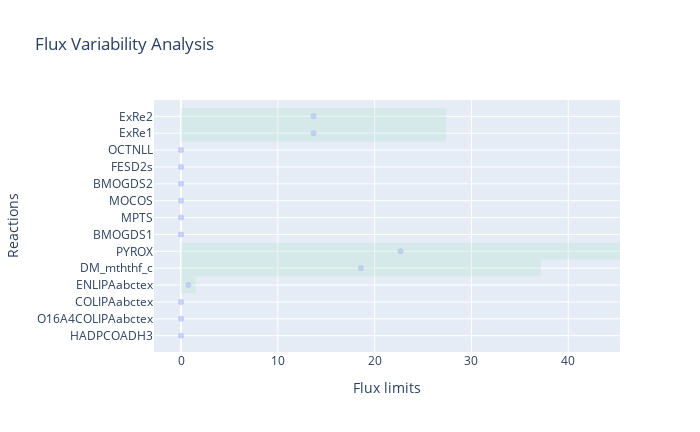

Notebook cell for this chart:
### Code cell
fva_result.plot(plotter, 
                index=fva_result.data_frame.index[2700:2714]
               )

### Figure 1 — Plotly figure (JSON) as saved in the notebook; plotly's stock layout.template omitted (floating-point values rounded to 4 significant figures)
{"data": [{"fillcolor": "#B3E2CD", "hoverinfo": "none", "mode": "markers", "name": "WT", "opacity": 0.3, "type": "scatter", "x": [0, 0, 0, 0.7618, 18.58, 22.67, 0, 0, 0, 0, 0, 0, 13.69, 13.69], "y": [1, 2, 3, 4, 5, 6, 7, 8, 9, 10, 11, 12, 13, 14]}], "layout": {"height": 432, "shapes": [{"fillcolor": "#B3E2CD", "line": {"color": "#B3E2CD", "width": 0}, "opacity": 0.3, "type": "rect", "x0": 0, "x1": 0, "y0": 0.5, "y1": 1.5}, {"fillcolor": "#B3E2CD", "line": {"color": "#B3E2CD", "width": 0}, "opacity": 0.3, "type": "rect", "x0": 0, "x1": 0, "y0": 1.5, "y1": 2.5}, {"fillcolor": "#B3E2CD", "line": {"color": "#B3E2CD", "width": 0}, "opacity": 0.3, "type": "rect", "x0": 0, "x1": 0, "y0": 2.5, "y1": 3.5}, {"fillcolor": "#B3E2CD", "line": {"color": "#B3E2CD", "width": 0}, "opacity": 0.3, "type": "rect", "x0": 1.524, "x1": 0, "y0": 3.5, "y1": 4.5}, {"fillcolor": "#B3E2CD", "line": {"color": "#B3E2CD", "width": 0}, "opacity": 0.3, "type": "rect", "x0": 37.16, "x1": 0, "y0": 4.5, "y1": 5.5}, {"fillcolor": "#B3E2CD", "line": {"color": "#B3E2CD", "width": 0}, "opacity": 0.3, "type": "rect", "x0": 45.35, "x1": 0, "y0": 5.5, "y1": 6.5}, {"fillcolor": "#B3E2CD", "line": {"color": "#B3E2CD", "width": 0}, "opacity": 0.3, "type": "rect", "x0": 0, "x1": 0, "y0": 6.5, "y1": 7.5}, {"fillcolor": "#B3E2CD", "line": {"color": "#B3E2CD", "width": 0}, "opacity": 0.3, "type": "rect", "x0": 0, "x1": 0, "y0": 7.5, "y1": 8.5}, {"fillcolor": "#B3E2CD", "line": {"color": "#B3E2CD", "width": 0}, "opacity": 0.3, "type": "rect", "x0": 0, "x1": 0, "y0": 8.5, "y1": 9.5}, {"fillcolor": "#B3E2CD", "line": {"color": "#B3E2CD", "width": 0}, "opacity": 0.3, "type": "rect", "x0": 0, "x1": 0, "y0": 9.5, "y1": 10.5}, {"fillcolor": "#B3E2CD", "line": {"color": "#B3E2CD", "width": 0}, "opacity": 0.3, "type": "rect", "x0": 0, "x1": 0, "y0": 10.5, "y1": 11.5}, {"fillcolor": "#B3E2CD", "line": {"color": "#B3E2CD", "width": 0}, "opacity": 0.3, "type": "rect", "x0": 0, "x1": 0, "y0": 11.5, "y1": 12.5}, {"fillcolor": "#B3E2CD", "line": {"color": "#B3E2CD", "width": 0}, "opacity": 0.3, "type": "rect", "x0": 27.39, "x1": 0, "y0": 12.5, "y1": 13.5}, {"fillcolor": "#B3E2CD", "line": {"color": "#B3E2CD", "width": 0}, "opacity": 0.3, "type": "rect", "x0": 27.39, "x1": 0, "y0": 13.5, "y1": 14.5}], "title": {"text": "Flux Variability Analysis"}, "width": 700, "xaxis": {"title": {"text": "Flux limits"}}, "yaxis": {"ticktext": ["", "HADPCOADH3", "O16A4COLIPAabctex", "COLIPAabctex", "ENLIPAabctex", "DM_mththf_c", "PYROX", "BMOGDS1", "MPTS", "MOCOS", "BMOGDS2", "FESD2s", "OCTNLL", "ExRe1", "ExRe2"], "tickvals": [0, 1, 2, 3, 4, 5, 6, 7, 8, 9, 10, 11, 12, 13, 14], "title": {"text": "Reactions"}}}}
